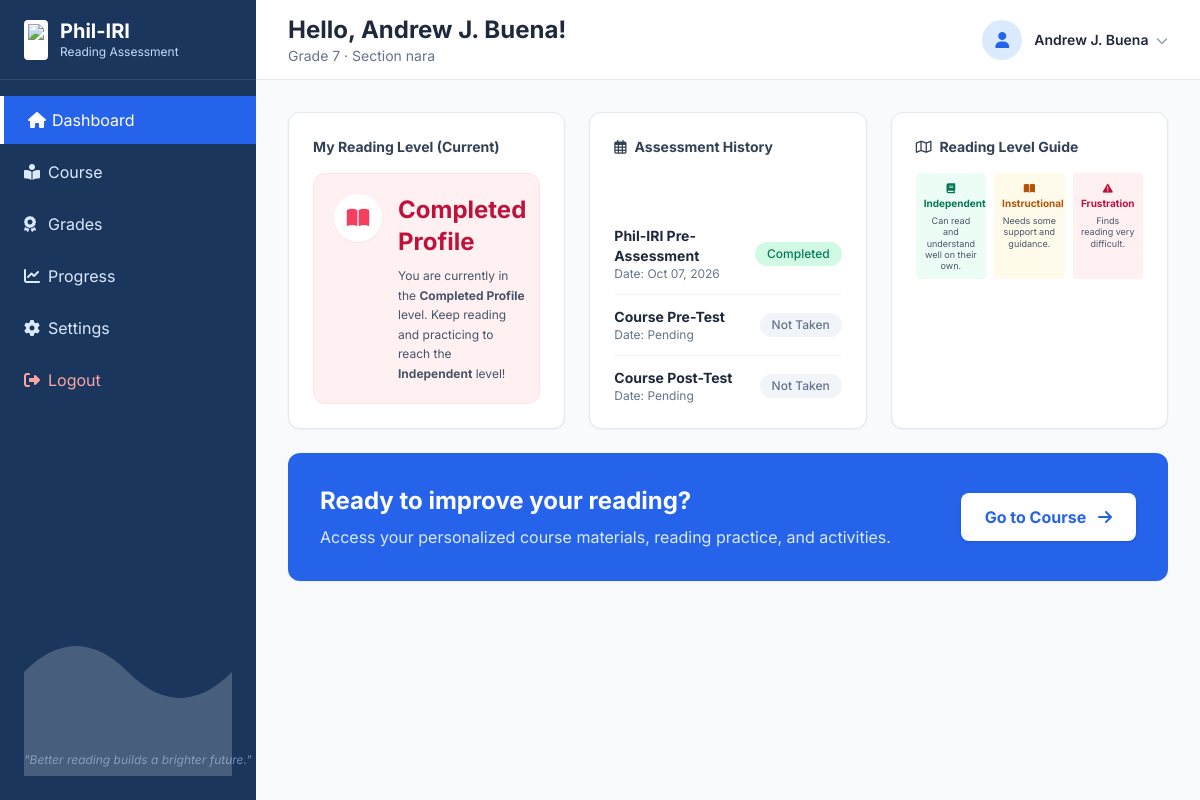
Screenshot of /dashboard_student.php (signed in) with the database file from the repository.
### tables this page shows
CREATE TABLE `users` (
  `id` int NOT NULL AUTO_INCREMENT,
  `fname` varchar(50) DEFAULT NULL,
  `mname` varchar(50) DEFAULT NULL,
  `lname` varchar(50) DEFAULT NULL,
  `age` int DEFAULT NULL,
  `grade` varchar(20) DEFAULT NULL,
  `section` varchar(50) DEFAULT NULL,
  `grade_level` varchar(20) DEFAULT NULL,
  `email` varchar(100) DEFAULT NULL,
  `username` varchar(50) DEFAULT NULL,
  `password` varchar(255) DEFAULT NULL,
  `role` enum('teacher','student') DEFAULT 'student',
  `created_at` timestamp NULL DEFAULT CURRENT_TIMESTAMP,
  `lrn` varchar(20) DEFAULT 'Not Assigned',
  `current_level` varchar(20) DEFAULT 'Pending',
  `test_status` varchar(20) DEFAULT 'Pending',
  PRIMARY KEY (`id`),
  UNIQUE KEY `email` (`email`),
  UNIQUE KEY `username` (`username`)
);

CREATE TABLE `reading_attempts` (
  `id` int NOT NULL AUTO_INCREMENT,
  `user_id` int NOT NULL,
  `passage_id` int NOT NULL,
  `passage_grade` int DEFAULT NULL,
  `phase` varchar(50) NOT NULL,
  `transcript` text,
  `accuracy_score` float DEFAULT '0',
  `reading_time` int DEFAULT '0',
  `reading_speed` float DEFAULT '0',
  `miscues_json` text,
  `answers_json` text,
  `evaluation_data` longtext,
  `comprehension_score` float DEFAULT '0',
  `oral_reading_profile` varchar(50) DEFAULT 'Pending',
  `status` varchar(50) DEFAULT 'Pending Review',
  `audio_path` varchar(255) DEFAULT NULL,
  `created_at` timestamp NULL DEFAULT CURRENT_TIMESTAMP,
  PRIMARY KEY (`id`),
  KEY `user_id` (`user_id`),
  KEY `passage_id` (`passage_id`),
  CONSTRAINT `reading_attempts_ibfk_1` FOREIGN KEY (`user_id`) REFERENCES `users` (`id`),
  CONSTRAINT `reading_attempts_ibfk_2` FOREIGN KEY (`passage_id`) REFERENCES `reading_passages` (`id`)
);

### dashboard_student.php (the view, shortened to what this page needs)
<?php
require_once 'config.php';
$stmt = $pdo->prepare("SELECT * FROM users WHERE id = :id");
$stmt->execute(['id' => $_SESSION['user_id']]);
$user = $stmt->fetch();
$level = $user['current_level'];
$mname = $user['mname'];
$stmt = $pdo->prepare("SELECT created_at FROM reading_attempts WHERE user_id = ? AND phase = 'Pre-Test' ORDER BY created_at DESC LIMIT 1");
$stmt->execute([$_SESSION['user_id']]);
$phil_iri = $stmt->fetch();
$phil_iri_date = $phil_iri ? date('M d, Y', strtotime($phil_iri['created_at'])) : 'Pending';
$phil_iri_badge = $phil_iri ? 'Completed' : 'Pending';
$stmt = $pdo->prepare("SELECT created_at, oral_reading_profile FROM reading_attempts WHERE user_id = ? AND phase = 'Course-Pre-Test' ORDER BY created_at DESC LIMIT 1");
$stmt->execute([$_SESSION['user_id']]);
$course_pre = $stmt->fetch();
$course_pre_date = $course_pre ? date('M d, Y', strtotime($course_pre['created_at'])) : 'Pending';
$course_pre_badge = $course_pre ? $course_pre['oral_reading_profile'] : 'Not Taken';
$stmt = $pdo->prepare("SELECT created_at, oral_reading_profile FROM reading_attempts WHERE user_id = ? AND phase = 'Course-Post-Test' ORDER BY created_at DESC LIMIT 1");
$stmt->execute([$_SESSION['user_id']]);
$course_post = $stmt->fetch();
$course_post_date = $course_post ? date('M d, Y', strtotime($course_post['created_at'])) : 'Pending';
$course_post_badge = $course_post ? $course_post['oral_reading_profile'] : 'Not Taken';
$mi = !empty($mname) ? strtoupper(substr($mname, 0, 1)) . '.' : '';
$fullName = htmlspecialchars($user['fname'] . ' ' . $mi . ' ' . $user['lname']);
?>
<!DOCTYPE html>
<html lang="en">
<head>
    <script src="https://cdn.tailwindcss.com"></script>
    <link rel="stylesheet" href="https://cdnjs.cloudflare.com/ajax/libs/font-awesome/6.4.0/css/all.min.css">
</head>
<body class="flex h-screen overflow-hidden text-slate-800">
    <?php include 'student_sidebar.php'; ?>
    <div class="flex-1 flex flex-col h-screen overflow-hidden">
        <header class="h-20 bg-white border-b border-slate-200 flex items-center justify-between px-4 md:px-8 shrink-0">
            <div class="flex items-center">
                <div>
                <h2 class="font-bold text-2xl text-slate-800">Hello, <?php echo $fullName; ?>!</h2>
                <p class="text-sm text-slate-500"><?php echo htmlspecialchars($user['grade_level']); ?> &middot; Section <?php echo htmlspecialchars($user['section']); ?></p>
            </div>
            </div>
            <div class="flex items-center space-x-3">
                <?php
                $avatarPath = 'uploads/profiles/user_' . $_SESSION['user_id'] . '.jpg';
                if (file_exists($avatarPath)):
                ?>
                    <img src="<?php echo $avatarPath; ?>?t=<?php echo time(); ?>" class="w-10 h-10 rounded-full object-cover border border-slate-200">
                <?php else: ?>
                    <div class="w-10 h-10 rounded-full bg-blue-100 flex items-center justify-center text-blue-600 keep-colors font-bold">
                        <i class="fas fa-user"></i>
                    </div>
                <?php endif; ?>
                <span class="font-semibold text-sm"><?php echo $fullName; ?> <i class="fas fa-chevron-down text-xs ml-1 text-slate-400"></i></span>
            </div>
        </header>
        <main class="flex-1 overflow-y-auto p-4 md:p-8 bg-slate-50">
            <?php if($level === 'Pending'): ?>
                <div class="max-w-3xl mx-auto">
                    <div class="bg-white rounded-xl shadow-sm border border-slate-200 p-4 md:p-8 text-center">
                        <img src="https://tibungcodistrict.wordpress.com/wp-content/uploads/2018/06/untitled-1.png?w=490" class="h-24 mx-auto mb-6">
                        <h2 class="text-2xl font-bold text-slate-800 mb-2">Welcome to your Reading Assessment</h2>
                        <p class="text-slate-600 mb-8 max-w-lg mx-auto">This test will help determine your current reading level. It is the first step in your reading journey.</p>
                        <div class="bg-blue-50 border border-blue-100 rounded-xl p-6 text-left flex flex-col md:flex-row md:items-center justify-between mb-8">
                            <div>
                                <h3 class="font-bold text-blue-800 text-lg">English GST (Group Screening Test)</h3>
                                <p class="text-sm text-blue-600 mt-1">Make sure you are in a quiet room and your microphone is working.</p>
                            </div>
                            <div class="text-4xl text-blue-300 ml-4"><i class="fas fa-microphone-alt"></i></div>
                        </div>
                        <a href="assessment.php" hx-boost="false" class="inline-flex items-center justify-center bg-blue-600 hover:bg-blue-700 text-white font-bold py-3 px-4 md:px-8 rounded-lg transition shadow-md text-lg">
                            Start English GST <i class="fas fa-arrow-right ml-2"></i>
                        </a>
                    </div>
                </div>
            <?php else: ?>
                <div class="grid grid-cols-1 lg:grid-cols-12 gap-6 mb-6">
                    <div class="col-span-1 lg:col-span-4 bg-white rounded-xl shadow-sm border border-slate-200 p-6">
                        <h3 class="font-bold text-slate-700 mb-4 text-sm">My Reading Level (Current)</h3>
                        <?php
                            $bgClass = $level == 'Independent' ? 'bg-emerald-50 border-emerald-100' : ($level == 'Instructional' ? 'bg-amber-50 border-amber-100' : 'bg-rose-50 border-rose-100');
                            $textClass = $level == 'Independent' ? 'text-emerald-700' : ($level == 'Instructional' ? 'text-amber-700' : 'text-rose-700');
                            $iconClass = $level == 'Independent' ? 'text-emerald-500' : ($level == 'Instructional' ? 'text-amber-500' : 'text-rose-500');
                        ?>
                        <div class="<?php echo $bgClass; ?> border rounded-xl p-5 flex items-start">
                            <div class="w-12 h-12 bg-white rounded-full flex items-center justify-center text-xl shadow-sm mr-4 shrink-0 <?php echo $iconClass; ?>">
                                <i class="fas fa-book-open"></i>
                            </div>
                            <div>
                                <h4 class="text-2xl font-bold <?php echo $textClass; ?>"><?php echo $level; ?></h4>
                                <p class="text-xs text-slate-600 mt-2 leading-relaxed">
                                    You are currently in the <strong><?php echo $level; ?></strong> level.
                                    <?php if($level !== 'Independent'): ?>
                                        Keep reading and practicing to reach the <strong>Independent</strong> level!
                                    <?php else: ?>
                                        Excellent work! You can read and understand well on your own.
                                    <?php endif; ?>
                                </p>
                            </div>
                        </div>
                    </div>
                    <div class="col-span-1 lg:col-span-4 bg-white rounded-xl shadow-sm border border-slate-200 p-6 flex flex-col justify-between">
                        <h3 class="font-bold text-slate-700 mb-4 text-sm flex items-center"><i class="far fa-calendar-alt mr-2"></i> Assessment History</h3>
                        <div class="space-y-3">
                            <div class="flex flex-col md:flex-row md:items-center justify-between border-b border-slate-100 pb-3">
                                <div>
                                    <h4 class="font-bold text-sm text-slate-800">Phil-IRI Pre-Assessment</h4>
                                    <p class="text-xs text-slate-500">Date: <?php echo $phil_iri_date; ?></p>
                                </div>
                                <span class="px-3 py-1 <?php echo $phil_iri ? 'bg-emerald-100 text-emerald-700' : 'bg-slate-100 text-slate-500'; ?> rounded-full text-xs font-medium"><?php echo $phil_iri_badge; ?></span>
                            </div>
                            <div class="flex flex-col md:flex-row md:items-center justify-between border-b border-slate-100 pb-3">
                                <div>
                                    <h4 class="font-bold text-sm text-slate-800">Course Pre-Test</h4>
                                    <p class="text-xs text-slate-500">Date: <?php echo $course_pre_date; ?></p>
                                </div>
                                <span class="px-3 py-1 <?php echo $course_pre ? 'bg-blue-100 text-blue-700' : 'bg-slate-100 text-slate-500'; ?> rounded-full text-xs font-medium"><?php echo htmlspecialchars($course_pre_badge); ?></span>
                            </div>
                            <div class="flex flex-col md:flex-row md:items-center justify-between">
                                <div>
                                    <h4 class="font-bold text-sm text-slate-800">Course Post-Test</h4>
                                    <p class="text-xs text-slate-500">Date: <?php echo $course_post_date; ?></p>
                                </div>
                                <span class="px-3 py-1 <?php echo $course_post ? 'bg-purple-100 text-purple-700' : 'bg-slate-100 text-slate-500'; ?> rounded-full text-xs font-medium"><?php echo htmlspecialchars($course_post_badge); ?></span>
                            </div>
                        </div>
                    </div>
                    <div class="col-span-1 lg:col-span-4 bg-white rounded-xl shadow-sm border border-slate-200 p-6">
                        <h3 class="font-bold text-slate-700 mb-4 text-sm flex items-center"><i class="far fa-map mr-2"></i> Reading Level Guide</h3>
                        <div class="grid grid-cols-1 md:grid-cols-3 gap-2">
                            <div class="bg-emerald-50 rounded p-2 text-center">
                                <div class="text-[10px] font-bold text-emerald-700 mb-1"><i class="fas fa-book"></i> Independent</div>
                                <p class="text-[9px] text-slate-600 leading-tight">Can read and understand well on their own.</p>
                            </div>
                            <div class="bg-amber-50 rounded p-2 text-center">
                                <div class="text-[10px] font-bold text-amber-700 mb-1"><i class="fas fa-book-open"></i> Instructional</div>
                                <p class="text-[9px] text-slate-600 leading-tight">Needs some support and guidance.</p>
                            </div>
                            <div class="bg-rose-50 rounded p-2 text-center">
                                <div class="text-[10px] font-bold text-rose-700 mb-1"><i class="fas fa-exclamation-triangle"></i> Frustration</div>
                                <p class="text-[9px] text-slate-600 leading-tight">Finds reading very difficult.</p>
                            </div>
                        </div>
                    </div>
                </div>
                <?php if($level !== 'Independent'): ?>
                    <div class="bg-blue-600 rounded-xl shadow-sm p-4 md:p-8 text-white flex flex-col md:flex-row md:items-center justify-between">
                        <div>
                            <h3 class="text-2xl font-bold mb-2">Ready to improve your reading?</h3>
                            <p class="text-blue-100">Access your personalized course materials, reading practice, and activities.</p>
                        </div>
                        <a href="student_course.php" class="bg-white text-blue-600 font-bold py-3 px-6 rounded-lg hover:bg-blue-50 transition shadow">
                            Go to Course <i class="fas fa-arrow-right ml-2"></i>
                        </a>
                    </div>
                <?php endif; ?>
            <?php endif; ?>
        </main>
    </div>
</body>
</html>

### rows the page displays
users: fullName "Andrew J. Buena", grade_level "Grade 7", section "nara", current_level "Completed Profile"
reading_attempts: created_at "Oct 07, 2026"

### other values shown
$phil_iri_badge "Completed"
$course_pre_date "Pending"
$course_pre_badge "Not Taken"
$course_post_date "Pending"
$course_post_badge "Not Taken"
